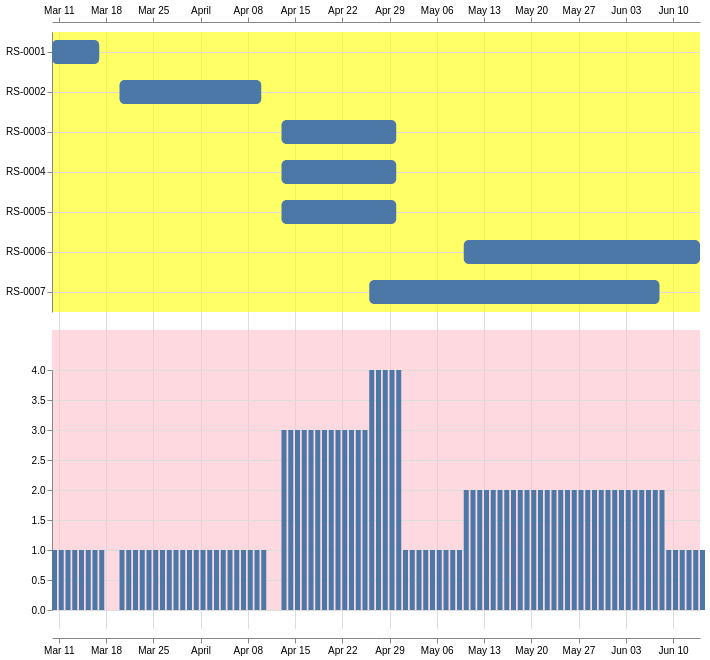

Express this chart as Vega-Lite.
### Vega specification from a JSON file in a GitHub repository (floating-point values rounded to 4 significant figures)
{"$schema": "https://vega.github.io/schema/vega/v3.json", "width": 700, "height": 650, "padding": 5, "autosize": {"type": "fit", "resize": true}, "signals": [{"name": "epochDay_ms", "value": 86400000}, {"name": "chartHeight", "value": 280}, {"name": "backgroundOpacity", "value": 0.6}], "data": [{"name": "issues", "values": [{"issueKey": "RS-0001", "dateStart": "03/10/2018", "dateEnd": "03/17/2018"}, {"issueKey": "RS-0002", "dateStart": "03/20/2018", "dateEnd": "04/10/2018"}, {"issueKey": "RS-0003", "dateStart": "04/13/2018", "dateEnd": "04/30/2018"}, {"issueKey": "RS-0004", "dateStart": "04/13/2018", "dateEnd": "04/30/2018"}, {"issueKey": "RS-0005", "dateStart": "04/13/2018", "dateEnd": "04/30/2018"}, {"issueKey": "RS-0006", "dateStart": "05/10/2018", "dateEnd": "06/14/2018"}, {"issueKey": "RS-0007", "dateStart": "04/26/2018", "dateEnd": "06/08/2018"}], "transform": [{"type": "formula", "as": "dateStart_ms", "expr": "time(datum.dateStart)"}, {"type": "formula", "as": "dateEnd_ms", "expr": "time(datum.dateEnd)"}]}, {"name": "dailyIssueCount", "source": "issues", "transform": [{"type": "formula", "as": "date_ms", "expr": "sequence(datum.dateStart_ms, datum.dateEnd_ms + epochDay_ms, epochDay_ms)"}, {"type": "flatten", "fields": ["date_ms"]}, {"type": "aggregate", "groupby": ["date_ms"], "fields": ["date_ms"], "ops": ["count"], "as": ["issueCount"]}, {"type": "formula", "expr": "timeFormat(datum.date_ms, '%Y-%m-%dT%H:%M:%S.%LZ')", "as": "dateTxt"}]}], "scales": [{"name": "layout", "type": "band", "domain": ["range", "count"], "range": "height"}, {"name": "dateScale", "type": "time", "domain": {"data": "dailyIssueCount", "field": "date_ms"}, "range": "width"}], "axes": [{"orient": "top", "scale": "dateScale", "labels": true, "grid": true, "offset": 10}, {"orient": "bottom", "scale": "dateScale", "labels": true, "grid": true, "offset": 10}], "marks": [{"name": "rangeView", "type": "group", "encode": {"enter": {"y": {"scale": "layout", "value": "range"}, "width": {"signal": "width"}, "height": {"signal": "chartHeight"}, "fill": {"value": "yellow"}, "fillOpacity": {"signal": "backgroundOpacity"}}}, "scales": [{"name": "yscale", "type": "band", "domain": {"data": "issues", "field": "issueKey", "sort": true}, "range": [0, {"signal": "chartHeight"}], "paddingOuter": 0.2, "paddingInner": 0.4}], "axes": [{"scale": "yscale", "orient": "left", "grid": true}], "marks": [{"type": "rect", "from": {"data": "issues"}, "encode": {"update": {"x": {"scale": "dateScale", "field": "dateStart_ms"}, "x2": {"scale": "dateScale", "field": "dateEnd_ms"}, "y": {"scale": "yscale", "field": "issueKey"}, "height": {"scale": "yscale", "band": 1}, "cornerRadius": {"value": 5}}}}]}, {"name": "countView", "type": "group", "encode": {"enter": {"y": {"scale": "layout", "value": "count"}, "width": {"signal": "width"}, "height": {"signal": "chartHeight"}, "fill": {"value": "pink"}, "fillOpacity": {"signal": "backgroundOpacity"}}}, "scales": [{"name": "yscale", "type": "linear", "domain": {"data": "dailyIssueCount", "field": "issueCount"}, "range": [{"signal": "chartHeight"}, 40]}, {"name": "xwidthscale", "type": "linear", "domain": {"data": "dailyIssueCount", "field": "date_ms"}, "range": "width"}], "axes": [{"scale": "yscale", "orient": "left", "grid": true}], "marks": [{"type": "rect", "from": {"data": "dailyIssueCount"}, "encode": {"enter": {"x": {"scale": "dateScale", "field": "date_ms"}, "width": {"value": 5}, "y": {"scale": "yscale", "value": 0}, "y2": {"scale": "yscale", "field": "issueCount"}, "opacity": {"value": 1}}}}]}]}
